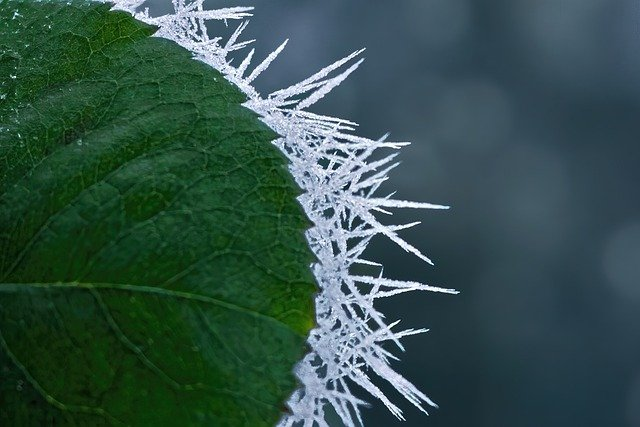
#> input picture img_sample/img2.jpg, 640 x 427 px
$ python rot_img.py
#> lines starting #> are read from the running program, lines starting #| are printed output that depends on the picture
import cv2
import numpy as np
import math

def rot(img,theta):
    h,w = img.shape[:2]
    if h >= w:
        rot_img = np.zeros([h,h],dtype=np.uint8)
    else :
        rot_img = np.zeros([w,w],dtype=np.uint8)
    for i in range(h):
        for j in range(w):
            rot_img[int(j*math.sin(theta*2*math.pi/360)+i*math.cos(theta*2*math.pi/360))][int(j*math.cos(theta*2*math.pi/360)-i*math.sin(theta*2*math.pi/360))] = img[i][j]
    return rot_img

img = cv2.imread('./img_sample/img2.jpg',0)
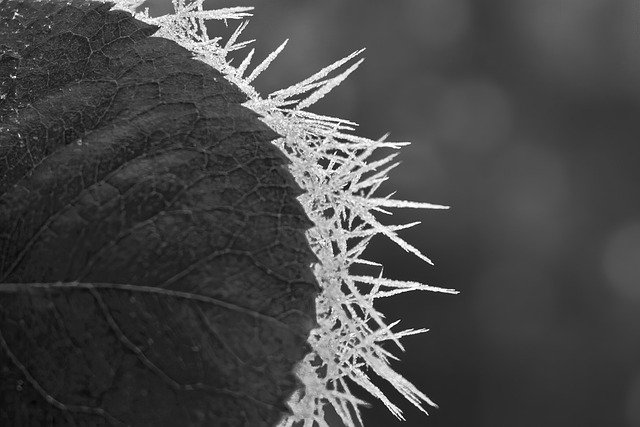
#> img: shape (427, 640); min 0, max 255, mean 71.3
rot_img = rot(img,90)
#> after the loop in rot, `for i in range(h):`:
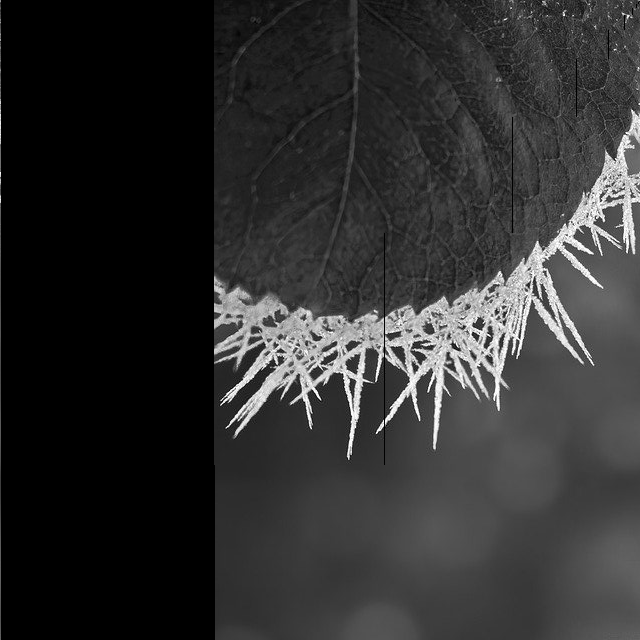
#> rot_img: shape (640, 640); min 0, max 255, mean 47.4

cv2.imwrite('./processed_img/img2_rot.jpg',rot_img)
cv2.imshow('img',rot_img)
cv2.waitKey(0)
cv2.destroyAllWindows(0)

$ run again, with img_sample/img1.jpg copied over img_sample/img2.jpg
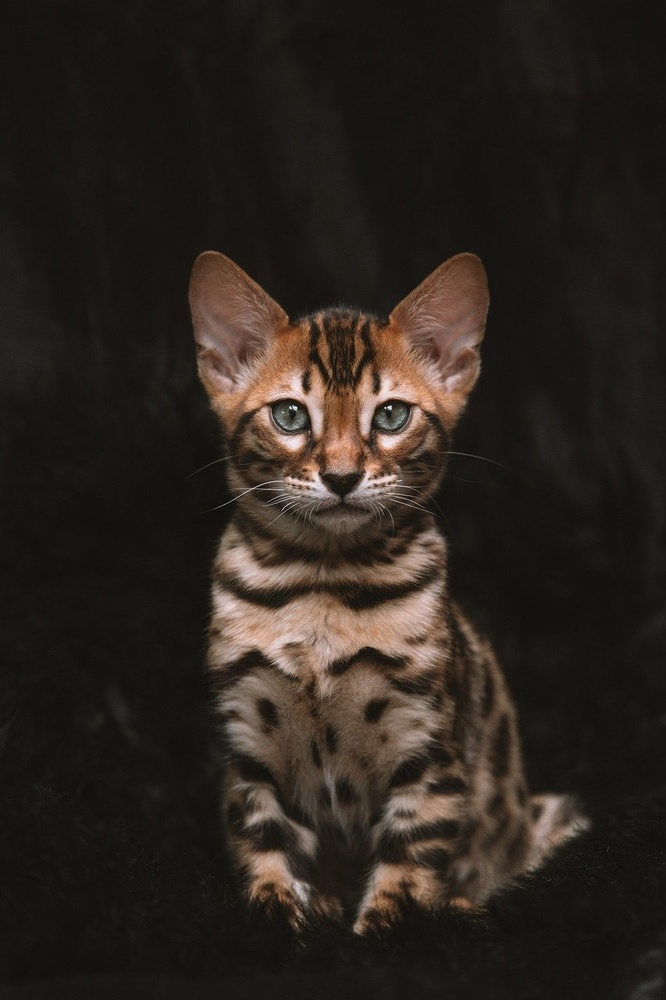
#> input picture img_sample/img1.jpg, 666 x 1000 px, shrunk from 853 x 1280 before the run
#> `img = cv2.imread('./img_sample/img2.jpg',0)`:
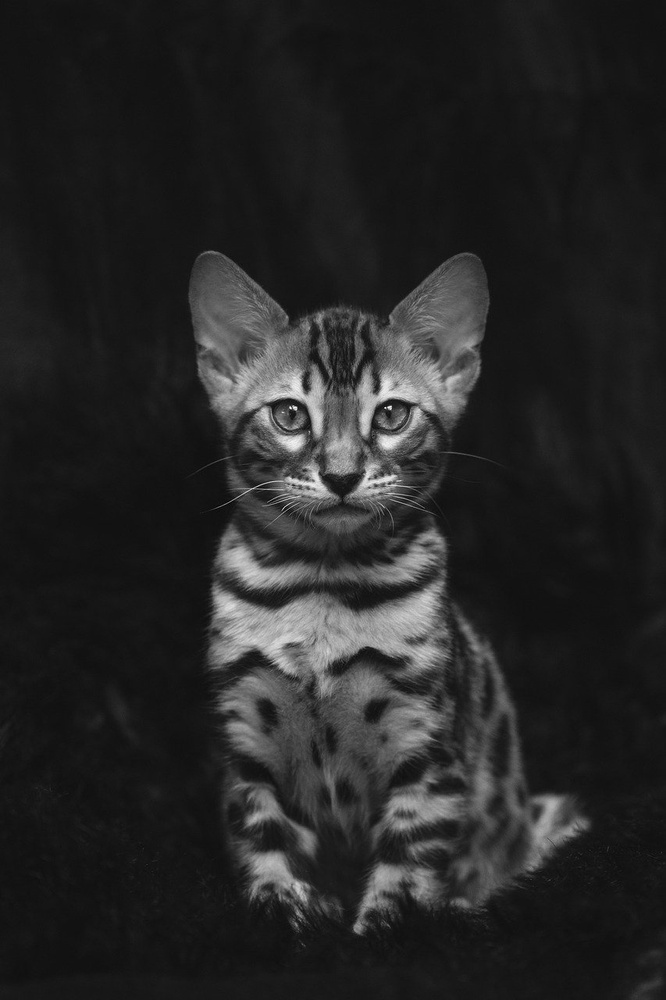
#> img: shape (1000, 666); min 0, max 255, mean 38.3
#> after the loop in rot, `for i in range(h):`:
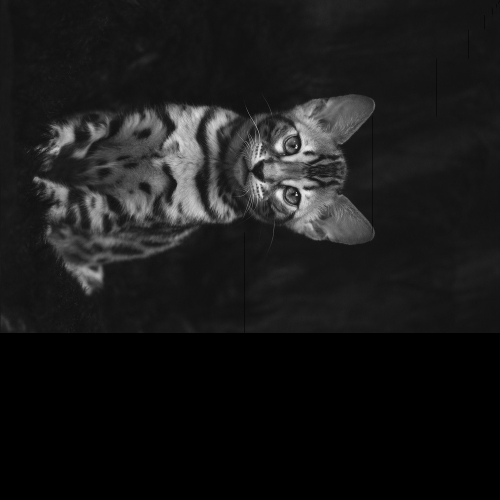
#> rot_img: shape (1000, 1000) (shown at 1/2 size); min 0, max 255, mean 25.5
